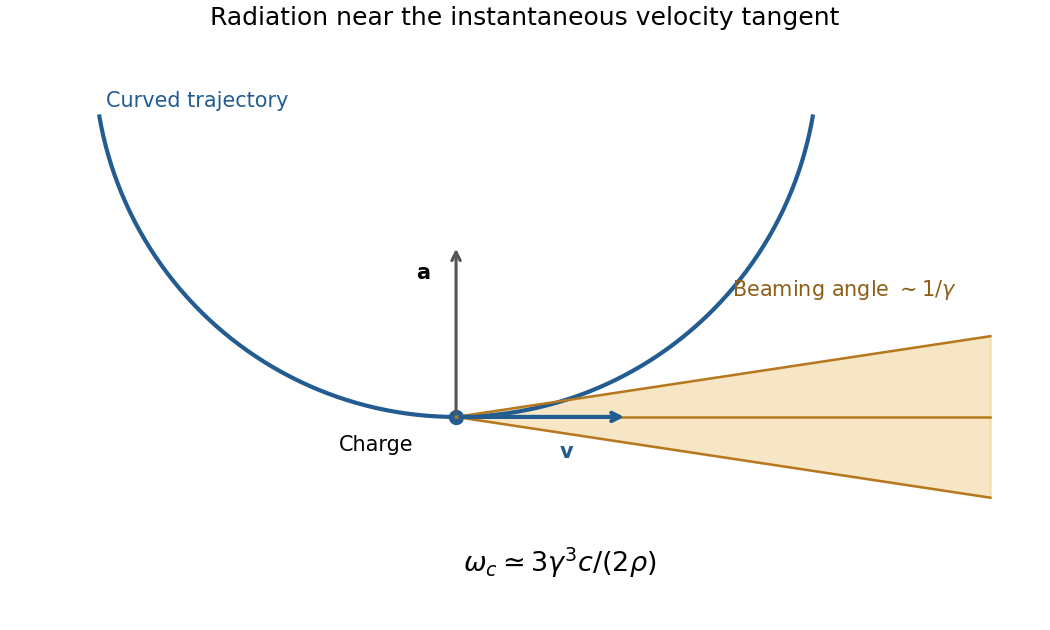

Generate this figure with Python:
"""Original educational diagram. Python 3.14, NumPy and Matplotlib; writes a PNG basename in the current working directory."""
import numpy as np
import matplotlib
matplotlib.use('Agg')
import matplotlib.pyplot as plt
plt.rcParams.update({'font.size':10,'figure.facecolor':'white','axes.facecolor':'white'})
from matplotlib.patches import Arc
fig,ax=plt.subplots(figsize=(7,4.2),layout='constrained')
phi=np.linspace(-1.4,1.4,400);R=2.1;x=R*np.sin(phi);y=R*(1-np.cos(phi));ax.plot(x,y,color='#225c91',lw=2)
ax.scatter([0],[0],s=40,color='#225c91');ax.text(-.25,-.2,'Charge',ha='right')
ax.annotate('',xy=(1,0),xytext=(0,0),arrowprops={'arrowstyle':'->','lw':2,'color':'#225c91'});ax.text(.6,-.24,r'$\mathbf{v}$',color='#225c91')
ax.annotate('',xy=(0,1.0),xytext=(0,0),arrowprops={'arrowstyle':'->','lw':1.5,'color':'#555'});ax.text(-.15,.8,r'$\mathbf{a}$',ha='right')
ang=.15;xx=np.linspace(0,3.1,30);ax.fill_between(xx,-np.tan(ang)*xx,np.tan(ang)*xx,color='#edc982',alpha=.45)
for a in [-ang,0,ang]:ax.plot(xx,xx*np.tan(a),color='#b5781e',lw=1.2)
ax.text(2.25,.7,r'Beaming angle $\sim1/\gamma$',ha='center',color='#8e5e16')
ax.text(-1.5,1.8,'Curved trajectory',ha='center',color='#225c91');ax.text(.6,-.9,r'$\omega_c\simeq3\gamma^3c/(2\rho)$',ha='center',fontsize=13)
ax.set(xlim=(-2.5,3.3),ylim=(-1.2,2.2),aspect='equal',title='Radiation near the instantaneous velocity tangent');ax.axis('off')
fig.savefig('paper-1-oe2014-synchrotron.png',dpi=150,facecolor='white');plt.close(fig)
